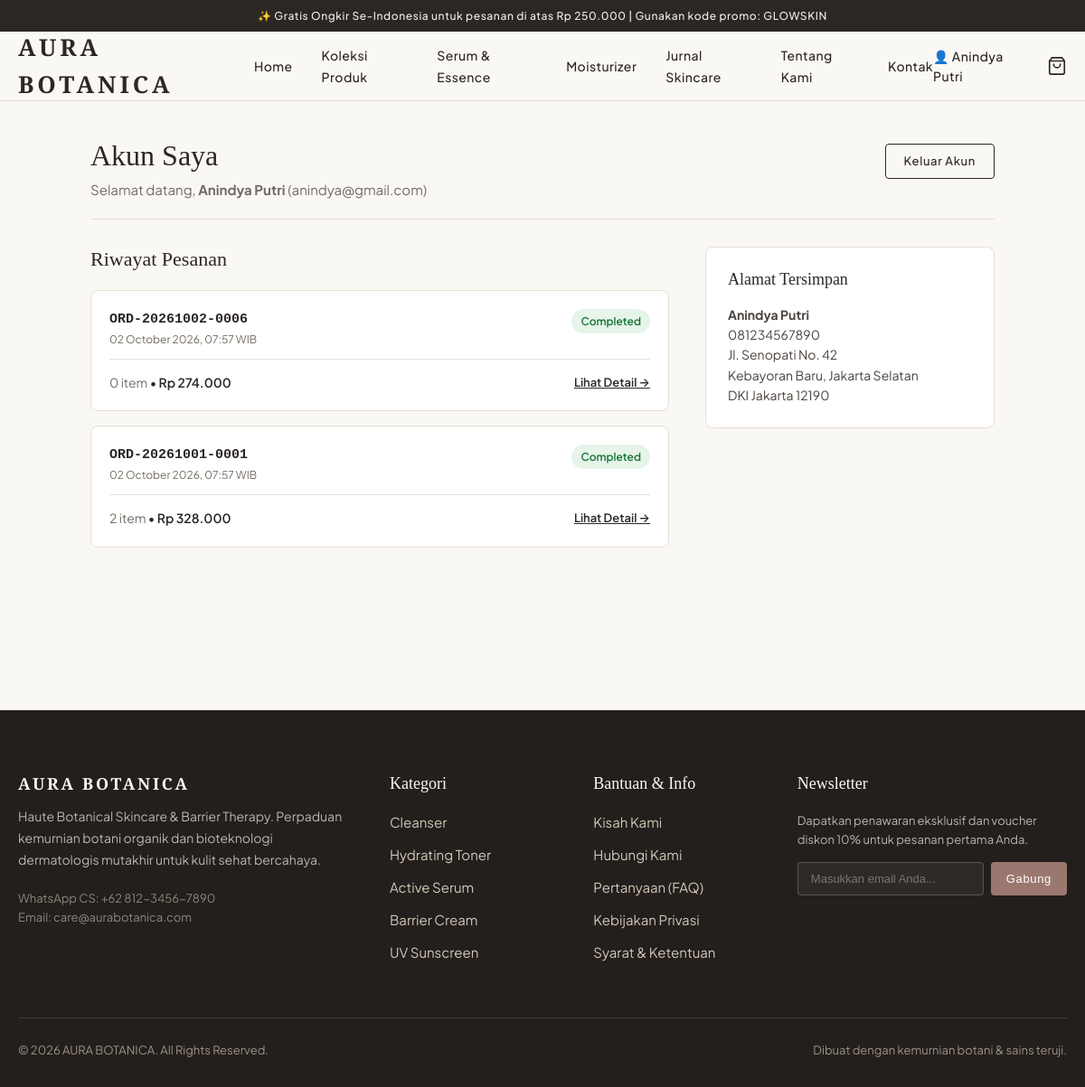
/account (signed in), run on the app's committed database.
### tables this page shows
CREATE TABLE users (
    id INT UNSIGNED AUTO_INCREMENT PRIMARY KEY,
    name VARCHAR(100) NOT NULL,
    email VARCHAR(150) NOT NULL UNIQUE,
    password VARCHAR(255) NOT NULL,
    phone VARCHAR(20) DEFAULT NULL,
    address TEXT DEFAULT NULL,
    province VARCHAR(100) DEFAULT NULL,
    city VARCHAR(100) DEFAULT NULL,
    district VARCHAR(100) DEFAULT NULL,
    postal_code VARCHAR(10) DEFAULT NULL,
    status ENUM('active', 'inactive', 'banned') DEFAULT 'active',
    reset_token VARCHAR(100) DEFAULT NULL,
    reset_expiry DATETIME DEFAULT NULL,
    created_at TIMESTAMP DEFAULT CURRENT_TIMESTAMP,
    updated_at TIMESTAMP DEFAULT CURRENT_TIMESTAMP ON UPDATE CURRENT_TIMESTAMP,
    INDEX idx_user_email (email),
    INDEX idx_user_status (status)
);

CREATE TABLE orders (
    id INT UNSIGNED AUTO_INCREMENT PRIMARY KEY,
    order_number VARCHAR(50) NOT NULL UNIQUE,
    user_id INT UNSIGNED DEFAULT NULL,
    customer_name VARCHAR(100) NOT NULL,
    customer_email VARCHAR(150) NOT NULL,
    customer_phone VARCHAR(25) NOT NULL,
    shipping_address TEXT NOT NULL,
    province VARCHAR(100) NOT NULL,
    city VARCHAR(100) NOT NULL,
    district VARCHAR(100) NOT NULL,
    postal_code VARCHAR(15) NOT NULL,
    subtotal DECIMAL(12,2) NOT NULL DEFAULT 0.00,
    discount_amount DECIMAL(12,2) NOT NULL DEFAULT 0.00,
    shipping_cost DECIMAL(12,2) NOT NULL DEFAULT 0.00,
    grand_total DECIMAL(12,2) NOT NULL DEFAULT 0.00,
    payment_method VARCHAR(50) NOT NULL DEFAULT 'Bank Transfer',
    payment_status ENUM('unpaid', 'pending_verification', 'paid', 'refunded', 'failed') NOT NULL DEFAULT 'unpaid',
    order_status ENUM('Pending', 'Confirmed', 'Processing', 'Shipped', 'Completed', 'Cancelled') NOT NULL DEFAULT 'Pending',
    tracking_number VARCHAR(100) DEFAULT NULL,
    notes TEXT DEFAULT NULL,
    created_at TIMESTAMP DEFAULT CURRENT_TIMESTAMP,
    updated_at TIMESTAMP DEFAULT CURRENT_TIMESTAMP ON UPDATE CURRENT_TIMESTAMP,
    INDEX idx_order_num (order_number),
    INDEX idx_order_user (user_id),
    INDEX idx_order_status (order_status),
    FOREIGN KEY (user_id) REFERENCES users(id) ON DELETE SET NULL
);

### config/database.php (called while the page is built, shortened)
<?php
class Database {
    private static ?mysqli $connection = null;
    public static function getConnection(): mysqli {
        if (self::$connection === null) {
            try {
                self::$connection = new mysqli(DB_HOST, DB_USER, DB_PASS, DB_NAME, DB_PORT);
                self::$connection->set_charset("utf8mb4");
            } catch (mysqli_sql_exception $e) {
                error_log("Database connection error: " . $e->getMessage());
                die("Koneksi database gagal. Pastikan database MySQL berjalan dan konfigurasi di config/config.php sudah sesuai.");
            }
        }
        return self::$connection;
    }
    public static function fetchAll(string $query, string $types = "", array $params = []): array {
        $conn = self::getConnection();
        $stmt = $conn->prepare($query);
        if (!empty($types) && !empty($params)) {
            $stmt->bind_param($types, ...$params);
        }
        $stmt->execute();
        $result = $stmt->get_result();
        $rows = [];
        if ($result) {
            while ($row = $result->fetch_assoc()) {
                $rows[] = $row;
            }
        }
        return $rows;
    }
    public static function fetchOne(string $query, string $types = "", array $params = []): ?array {
        $conn = self::getConnection();
        $stmt = $conn->prepare($query);
        if (!empty($types) && !empty($params)) {
            $stmt->bind_param($types, ...$params);
        }
        $stmt->execute();
        $result = $stmt->get_result();
        $row = null;
        if ($result && $result->num_rows > 0) {
            $row = $result->fetch_assoc();
        }
        return $row;
    }
}

### includes/auth.php (called while the page is built, shortened)
<?php
require_once __DIR__ . '/functions.php';
function current_user(): ?array {
    return Database::fetchOne("SELECT id, name, email, phone, address, province, city, district, postal_code, status FROM users WHERE id = ?", "i", [$_SESSION['user_id']]);
}

### includes/functions.php (called while the page is built, shortened)
<?php
require_once __DIR__ . '/../config/database.php';
function e(?string $string): string {
    return htmlspecialchars((string)($string ?? ''), ENT_QUOTES, 'UTF-8');
}
function format_rupiah(float|int|string|null $amount): string {
    $num = (float)($amount ?? 0);
    return 'Rp ' . number_format($num, 0, ',', '.');
}

### account.php (the view, shortened to what this page needs)
<?php
require_once __DIR__ . '/config/database.php';
require_once __DIR__ . '/includes/auth.php';
$user = current_user();
$orders = Database::fetchAll("
    SELECT o.*,
           (SELECT COUNT(*) FROM order_items WHERE order_id = o.id) as total_items
    FROM orders o
    WHERE o.user_id = ? OR o.customer_email = ?
    ORDER BY o.id DESC
", "is", [$user['id'], $user['email']]);
require_once __DIR__ . '/includes/header.php';
?>
<div class="container" style="padding: 40px 20px 90px; max-width: 1040px;">
    <div style="display: flex; justify-content: space-between; align-items: baseline; margin-bottom: 30px; border-bottom: 1px solid var(--color-border); padding-bottom: 20px;">
        <div>
            <h1 style="font-size: 32px; margin-bottom: 6px;">Akun Saya</h1>
            <p style="color: var(--color-text-muted);">Selamat datang, <strong><?= e($user['name']) ?></strong> (<?= e($user['email']) ?>)</p>
        </div>
        <a href="<?= BASE_URL ?>/logout.php" class="btn btn-outline" style="padding: 8px 20px; font-size: 13px;">Keluar Akun</a>
    </div>
    <div style="display: grid; grid-template-columns: 2fr 1fr; gap: 40px;" class="hero-split">
        <div>
            <h2 style="font-size: 22px; margin-bottom: 20px;">Riwayat Pesanan</h2>
            <?php if (empty($orders)): ?>
                <div style="background: #FFFFFF; border: 1px solid var(--color-border); border-radius: 8px; padding: 40px 20px; text-align: center;">
                    <p style="color: var(--color-text-muted); margin-bottom: 16px;">Anda belum memiliki riwayat pesanan.</p>
                    <a href="<?= BASE_URL ?>/products" class="btn btn-primary">Mulai Belanja</a>
                </div>
            <?php else: ?>
                <div style="display: flex; flex-direction: column; gap: 16px;">
                    <?php foreach ($orders as $ord):
                        $statusColor = match($ord['order_status']) {
                            'Completed' => 'background: #E6F4EA; color: #137333;',
                            'Shipped' => 'background: #E8F0FE; color: #1A73E8;',
                            'Processing' => 'background: #FEF7E0; color: #B06000;',
                            'Cancelled' => 'background: #FEE2E2; color: #DC2626;',
                            default => 'background: #F3F4F6; color: #4B5563;'
                        };
                    ?>
                        <div style="background: #FFFFFF; border: 1px solid var(--color-border); border-radius: 8px; padding: 20px;">
                            <div style="display: flex; justify-content: space-between; align-items: flex-start; margin-bottom: 12px;">
                                <div>
                                    <div style="font-weight: 700; font-size: 15px; font-family: monospace;"><?= e($ord['order_number']) ?></div>
                                    <div style="font-size: 12px; color: var(--color-text-muted);"><?= date('d F Y, H:i', strtotime($ord['created_at'])) ?> WIB</div>
                                </div>
                                <span style="display: inline-block; padding: 4px 10px; border-radius: 9999px; font-size: 12px; font-weight: 600; <?= $statusColor ?>">
                                    <?= e($ord['order_status']) ?>
                                </span>
                            </div>
                            <div style="display: flex; justify-content: space-between; align-items: center; border-top: 1px solid var(--color-border); padding-top: 14px; font-size: 14px;">
                                <div>
                                    <span style="color: var(--color-text-muted);"><?= $ord['total_items'] ?> item</span> &bull;
                                    <span style="font-weight: 600;"><?= format_rupiah($ord['grand_total']) ?></span>
                                </div>
                                <a href="<?= BASE_URL ?>/order-success.php?order=<?= e($ord['order_number']) ?>" style="font-size: 13px; font-weight: 600; color: var(--color-text-main); text-decoration: underline;">
                                    Lihat Detail &rarr;
                                </a>
                            </div>
                        </div>
                    <?php endforeach; ?>
                </div>
            <?php endif; ?>
        </div>
        <div>
            <div style="background: #FFFFFF; border: 1px solid var(--color-border); border-radius: 8px; padding: 24px;">
                <h3 style="font-size: 18px; margin-bottom: 16px;">Alamat Tersimpan</h3>
                <div style="font-size: 14px; line-height: 1.6; color: #4A433E;">
                    <strong><?= e($user['name']) ?></strong><br>
                    <?= e($user['phone'] ?? '-') ?><br>
                    <?= e($user['address'] ?? 'Alamat belum diatur') ?><br>
                    <?= e($user['district'] ?? '') ?>, <?= e($user['city'] ?? '') ?><br>
                    <?= e($user['province'] ?? '') ?> <?= e($user['postal_code'] ?? '') ?>
                </div>
            </div>
        </div>
    </div>
</div>
<?php require_once __DIR__ . '/includes/footer.php'; ?>

### data on the page
users: name "Anindya Putri", email "anindya@gmail.com", phone "081234567890", address "Jl. Senopati No. 42", district "Kebayoran Baru", city "Jakarta Selatan", province "DKI Jakarta", postal_code "12190"
orders: order_number "ORD-20261002-0006", created_at "02 October 2026, 07:57", order_status "Completed", total_items "0", grand_total "Rp 274.000"
orders: order_number "ORD-20261001-0001", created_at "02 October 2026, 07:57", order_status "Completed", total_items "2", grand_total "Rp 328.000"

### other printed values
get_setting('site_name', 'AURA BOTANICA') "AURA BOTANICA"
$_SESSION['user_name'] "Anindya Putri"
get_setting('site_phone', '+62 812-3456-7890') "+62 812-3456-7890"
get_setting('site_email', 'care@aurabotanica.com') "care@aurabotanica.com"
